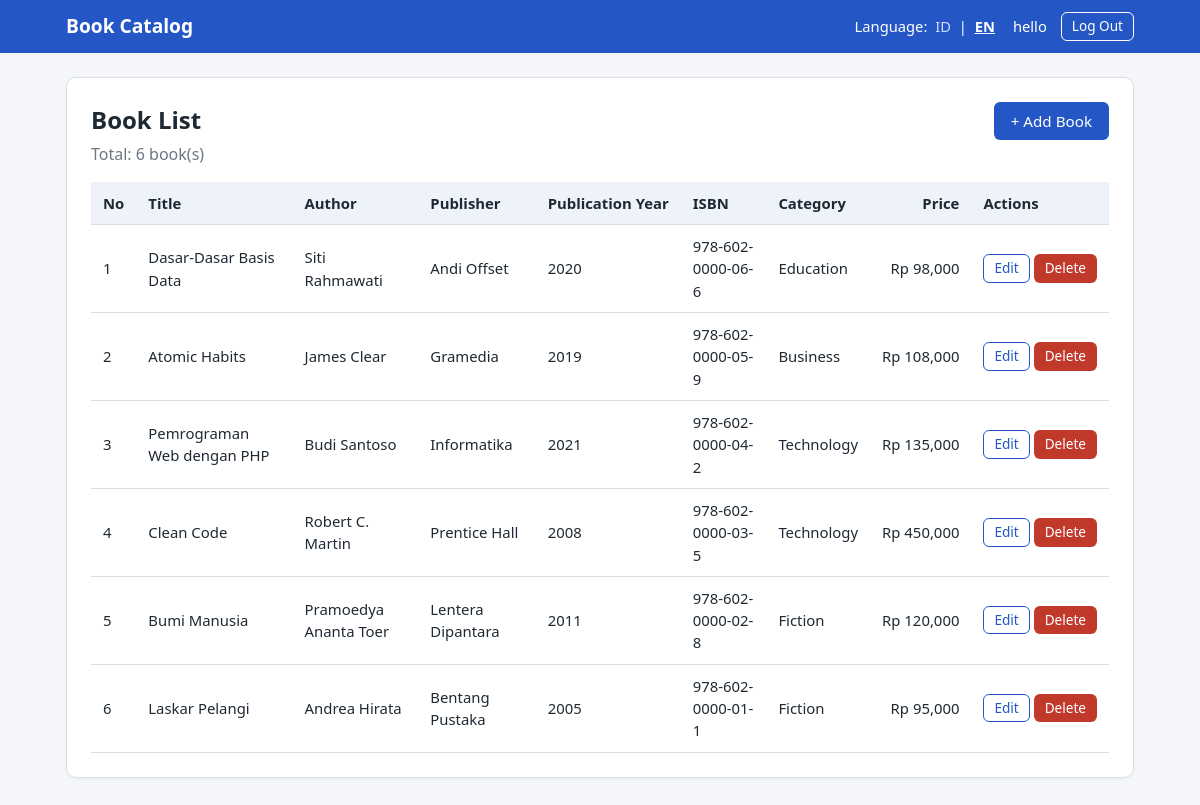
Page /index.php?lang=en (signed in) on the committed database.
### tables this page shows
CREATE TABLE books (
    id           INT UNSIGNED      NOT NULL AUTO_INCREMENT,
    judul        VARCHAR(200)      NOT NULL,
    penulis      VARCHAR(100)      NOT NULL,
    penerbit     VARCHAR(100)      NOT NULL,
    tahun_terbit SMALLINT UNSIGNED NOT NULL,
    isbn         VARCHAR(20)       NOT NULL,
    kategori     VARCHAR(30)       NOT NULL,
    harga        INT UNSIGNED      NOT NULL DEFAULT 0,
    created_at   TIMESTAMP         NOT NULL DEFAULT CURRENT_TIMESTAMP,
    updated_at   TIMESTAMP         NOT NULL DEFAULT CURRENT_TIMESTAMP
                                   ON UPDATE CURRENT_TIMESTAMP,
    PRIMARY KEY (id),
    UNIQUE KEY uk_books_isbn (isbn)
);

### functions.php (called while the page is built, shortened)
<?php
function current_lang(): string
{
    return $_SESSION['lang'] ?? LANG_DEFAULT;
}
function t(string $key, array $replace = []): string
{
    global $translations;
    $text = $translations[current_lang()][$key]
         ?? $translations[LANG_DEFAULT][$key]
         ?? $key;
    foreach ($replace as $name => $value) {
        $text = str_replace(':' . $name, (string) $value, $text);
    }
    return $text;
}
function e(mixed $value): string
{
    return htmlspecialchars((string) $value, ENT_QUOTES | ENT_SUBSTITUTE, 'UTF-8');
}
function format_harga(mixed $harga): string
{
    $desimal  = current_lang() === 'id' ? ',' : '.';
    $ribuan   = current_lang() === 'id' ? '.' : ',';
    return 'Rp ' . number_format((float) $harga, 0, $desimal, $ribuan);
}

### config.php (called while the page is built, shortened)
<?php
function db(): PDO
{
    static $pdo = null;
    if ($pdo === null) {
        $dsn = 'mysql:host=' . DB_HOST . ';dbname=' . DB_NAME . ';charset=' . DB_CHARSET;
        $options = [
            PDO::ATTR_ERRMODE            => PDO::ERRMODE_EXCEPTION,
            PDO::ATTR_DEFAULT_FETCH_MODE => PDO::FETCH_ASSOC,
            PDO::ATTR_EMULATE_PREPARES   => false,
        ];
        $pdo = new PDO($dsn, DB_USER, DB_PASS, $options);
    }
    return $pdo;
}
require_once __DIR__ . '/functions.php';

### index.php (the view, shortened to what this page needs)
<?php
require_once __DIR__ . '/config.php';
$stmt  = db()->query('SELECT id, judul, penulis, penerbit, tahun_terbit, isbn, kategori, harga
                        FROM books
                       ORDER BY id DESC');
$books = $stmt->fetchAll();
require __DIR__ . '/header.php';
?>
<section class="card">
    <div class="card-head">
        <div>
            <h1><?= e(t('list_title')) ?></h1>
            <p class="muted"><?= e(t('total_books', ['count' => count($books)])) ?></p>
        </div>
        <a class="btn btn-primary" href="tambah.php"><?= e(t('add_book')) ?></a>
    </div>
    <?php if (count($books) === 0): ?>
        <p class="empty"><?= e(t('empty_data')) ?></p>
    <?php else: ?>
        <div class="table-wrap">
            <table>
                <thead>
                    <tr>
                        <th><?= e(t('col_no')) ?></th>
                        <th><?= e(t('col_title')) ?></th>
                        <th><?= e(t('col_author')) ?></th>
                        <th><?= e(t('col_publisher')) ?></th>
                        <th><?= e(t('col_year')) ?></th>
                        <th><?= e(t('col_isbn')) ?></th>
                        <th><?= e(t('col_category')) ?></th>
                        <th class="num"><?= e(t('col_price')) ?></th>
                        <th><?= e(t('col_action')) ?></th>
                    </tr>
                </thead>
                <tbody>
                <?php foreach ($books as $i => $book): ?>
                    <tr>
                        <td><?= $i + 1 ?></td>
                        <td><?= e($book['judul']) ?></td>
                        <td><?= e($book['penulis']) ?></td>
                        <td><?= e($book['penerbit']) ?></td>
                        <td><?= e($book['tahun_terbit']) ?></td>
                        <td><?= e($book['isbn']) ?></td>
                        <td><?= e(t('cat_' . $book['kategori'])) ?></td>
                        <td class="num"><?= e(format_harga($book['harga'])) ?></td>
                        <td class="actions">
                            <a class="btn btn-small btn-outline"
                               href="edit.php?id=<?= (int) $book['id'] ?>"><?= e(t('btn_edit')) ?></a>
                            <form method="post" action="hapus.php" class="inline"
                                  data-confirm="<?= e(t('confirm_delete')) ?>">
                                <button type="submit" class="btn btn-small btn-danger"><?= e(t('btn_delete')) ?></button>
                            </form>
                        </td>
                    </tr>
                <?php endforeach; ?>
                </tbody>
            </table>
        </div>
    <?php endif; ?>
</section>

### style.css (style rules this page uses)
:root { --bg: #f4f6fa; --surface: #ffffff; --text: #1f2933; --muted: #6b7785; --primary: #2457c5; --primary-dark: #1b449a; --danger: #c0392b; --danger-dark: #992d22; --border: #d9dee7; --success-bg: #e6f6ec; --success-text: #1e6b3a; --error-bg: #fdeceb; --error-text: #9b2c22; }
* { box-sizing: border-box; }
body { margin: 0; font-family: "Segoe UI", system-ui, -apple-system, Arial, sans-serif; background: var(--bg); color: var(--text); line-height: 1.5; min-height: 100vh; display: flex; flex-direction: column; }
.card { background: var(--surface); border: 1px solid var(--border); border-radius: 10px; padding: 24px; box-shadow: 0 1px 3px rgba(0,0,0,.05); }
.card-head { display: flex; justify-content: space-between; align-items: flex-start; gap: 12px; flex-wrap: wrap; margin-bottom: 16px; }
h1 { margin: 0 0 4px; font-size: 1.5rem; }
.muted { color: var(--muted); margin: 0; }
.btn { display: inline-block; padding: 9px 16px; border-radius: 6px; border: 1px solid transparent; font-size: .95rem; font-family: inherit; text-decoration: none; cursor: pointer; line-height: 1.2; }
.btn-primary { background: var(--primary); color: #fff; }
.btn-outline { background: transparent; color: var(--primary); border-color: var(--primary); }
.btn-danger { background: var(--danger); color: #fff; }
.btn-small { padding: 5px 10px; font-size: .85rem; }
.table-wrap { overflow-x: auto; }
table { width: 100%; border-collapse: collapse; font-size: .93rem; }
th, td { padding: 10px 12px; text-align: left; border-bottom: 1px solid var(--border); vertical-align: middle; }
thead th { background: #eef2f9; white-space: nowrap; }
.num { text-align: right; white-space: nowrap; }
.actions { white-space: nowrap; }
form.inline { display: inline; }

### rows in the picture
books: judul "Dasar-Dasar Basis Data", penulis "Siti Rahmawati", penerbit "Andi Offset", tahun_terbit "2020", isbn "978-602-0000-06-6", kategori "Education", harga "Rp 98,000"
books: judul "Atomic Habits", penulis "James Clear", penerbit "Gramedia", tahun_terbit "2019", isbn "978-602-0000-05-9", kategori "Business", harga "Rp 108,000"
books: judul "Pemrograman Web dengan PHP", penulis "Budi Santoso", penerbit "Informatika", tahun_terbit "2021", isbn "978-602-0000-04-2", kategori "Technology", harga "Rp 135,000"
books: judul "Clean Code", penulis "Robert C. Martin", penerbit "Prentice Hall", tahun_terbit "2008", isbn "978-602-0000-03-5", kategori "Technology", harga "Rp 450,000"
books: judul "Bumi Manusia", penulis "Pramoedya Ananta Toer", penerbit "Lentera Dipantara", tahun_terbit "2011", isbn "978-602-0000-02-8", kategori "Fiction", harga "Rp 120,000"
books: judul "Laskar Pelangi", penulis "Andrea Hirata", penerbit "Bentang Pustaka", tahun_terbit "2005", isbn "978-602-0000-01-1", kategori "Fiction", harga "Rp 95,000"

### other values in the picture
t('app_name') "Book Catalog"
t('lang_label') "Language"
t('hello', ['name' => $_SESSION['nama'] ?? '']) "hello"
t('btn_logout') "Log Out"
t('list_title') "Book List"
t('total_books', ['count' => count($books)]) "Total: 6 book(s)"
t('add_book') "+ Add Book"
t('col_no') "No"
t('col_title') "Title"
t('col_author') "Author"
t('col_publisher') "Publisher"
t('col_year') "Publication Year"
t('col_isbn') "ISBN"
t('col_category') "Category"
t('col_price') "Price"
